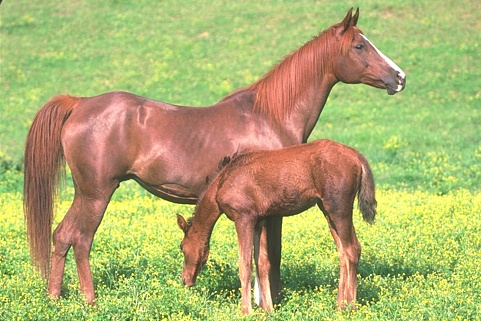
#> input picture Image Processing/TP/horse.jpg, 481 x 321 px
$ python test2.py
#> lines starting #> are read from the running program, lines starting #| are printed output that depends on the picture; after the words box and inside, x2 and y2 are one past the last pixel; in counts of white or black regions, pixels touching at a corner belong together
import cv2
import numpy as np

img_file = 'horse.jpg'
img = cv2.imread(img_file, cv2.IMREAD_COLOR)
#> img is the input picture: shape (321, 481, 3); mean B, G, R 111, 175.1, 174.6
img = cv2.blur(img, (5, 5))
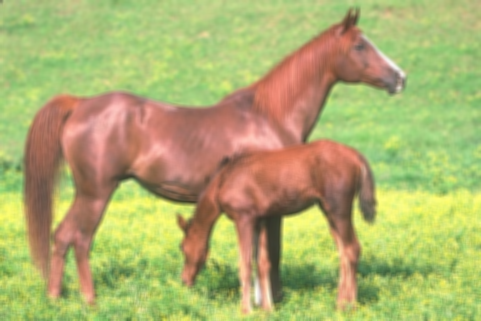
#> img: shape (321, 481, 3); mean B, G, R 111, 175.1, 174.6

hsv = cv2.cvtColor(img, cv2.COLOR_BGR2HSV)
#> hsv: shape (321, 481, 3); mean H, S, V 29.8, 108, 193.6
h, s, v = cv2.split(hsv)
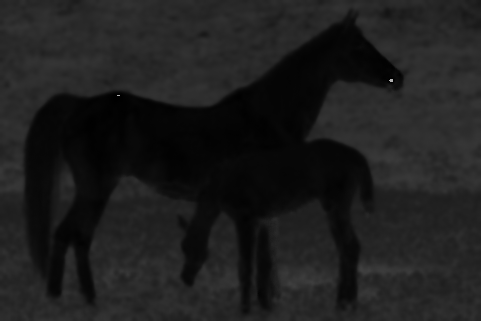
#> h: shape (321, 481); min 0, max 179, mean 29.8
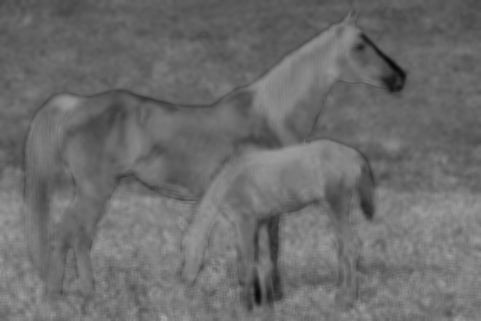
#> s: shape (321, 481); min 8, max 166, mean 108
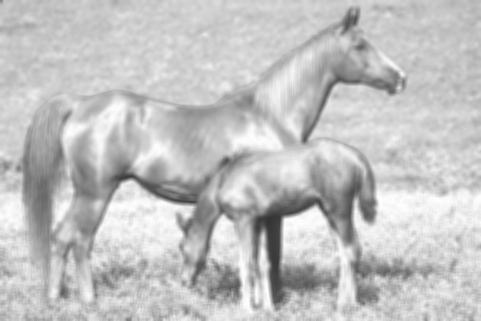
#> v: shape (321, 481); min 51, max 254, mean 193.6

thresh0 = cv2.adaptiveThreshold(s, 255, cv2.ADAPTIVE_THRESH_GAUSSIAN_C, cv2.THRESH_BINARY_INV, 11, 2)
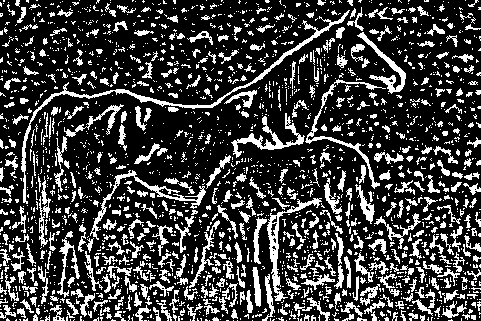
#> thresh0: shape (321, 481); 24.2% white in thin lines or dots
thresh1 = cv2.adaptiveThreshold(v, 255, cv2.ADAPTIVE_THRESH_GAUSSIAN_C, cv2.THRESH_BINARY_INV, 11, 2)
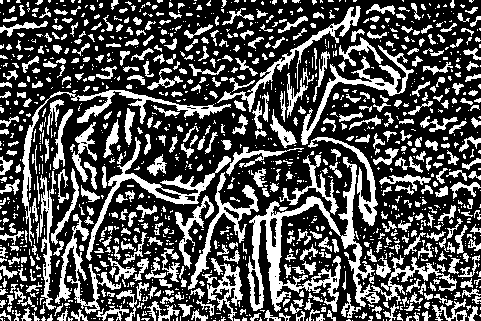
#> thresh1: shape (321, 481); 32.5% white; 1374 white regions (890 under 20 px), largest, box (x1, y1, x2, y2) and area: (247, 157, 380, 312) 4375, (22, 90, 231, 246) 1914, (86, 137, 231, 261) 1738
thresh2 = cv2.adaptiveThreshold(v, 255, cv2.ADAPTIVE_THRESH_GAUSSIAN_C, cv2.THRESH_BINARY_INV, 11, 2)
thresh = cv2.bitwise_or(thresh0, thresh1)
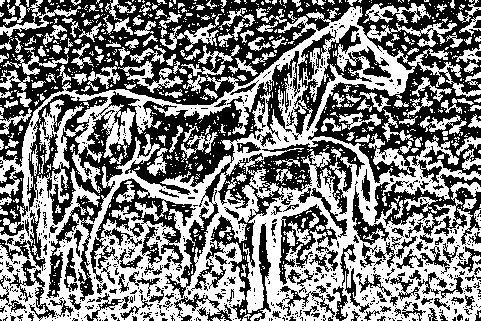
#> thresh: shape (321, 481); 49.5% white; 959 white regions (780 under 20 px), largest, box (x1, y1, x2, y2) and area: (0, 6, 481, 321) 56976, (118, 61, 183, 93) 604, (363, 3, 431, 23) 588

cv2.imshow('Image-thresh0', thresh0)
cv2.waitKey(0)
cv2.imshow('Image-thresh1', thresh1)
cv2.waitKey(0)
cv2.imshow('Image-thresh2', thresh2)
cv2.waitKey(0)

$ run again, with Image Processing/TP/113016.jpg copied over Image Processing/TP/horse.jpg
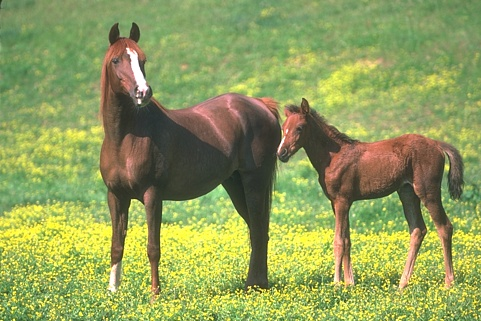
#> input picture Image Processing/TP/113016.jpg, 481 x 321 px
#> img is the input picture: shape (321, 481, 3); mean B, G, R 90.8, 157.9, 144.6
#> hsv: shape (321, 481, 3); mean H, S, V 36.6, 106.1, 162.8
#> `thresh0 = cv2.adaptiveThreshold(s, 255, cv2.ADAPTIVE_THRESH_GAUSSIAN_C..`:
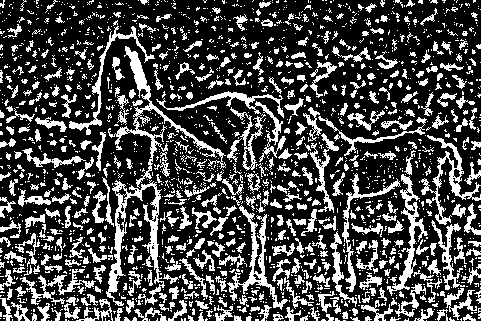
#> thresh0: shape (321, 481); 28.1% white; 1989 white regions (1537 under 20 px), largest, box (x1, y1, x2, y2) and area: (106, 180, 165, 306) 1849, (108, 46, 226, 188) 1672, (227, 205, 288, 310) 1128
#> thresh1: shape (321, 481); 33% white; 1133 white regions (733 under 20 px), largest, box (x1, y1, x2, y2) and area: (93, 43, 394, 303) 9922, (331, 148, 428, 283) 2651, (424, 145, 465, 321) 1339
#> `thresh = cv2.bitwise_or(thresh0, thresh1)`:
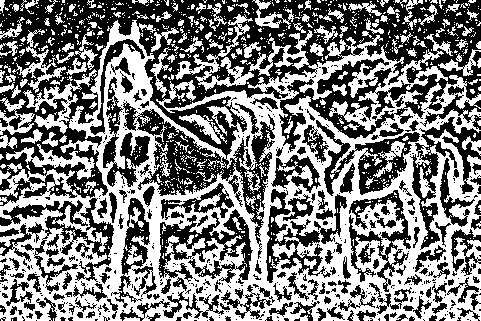
#> thresh: shape (321, 481); 49.4% white; 976 white regions (837 under 20 px), largest, box (x1, y1, x2, y2) and area: (0, 20, 481, 321) 60175, (175, 14, 254, 91) 1326, (23, 69, 97, 134) 1133

$ run again, with Image Processing/TP/moi.jpg copied over Image Processing/TP/horse.jpg
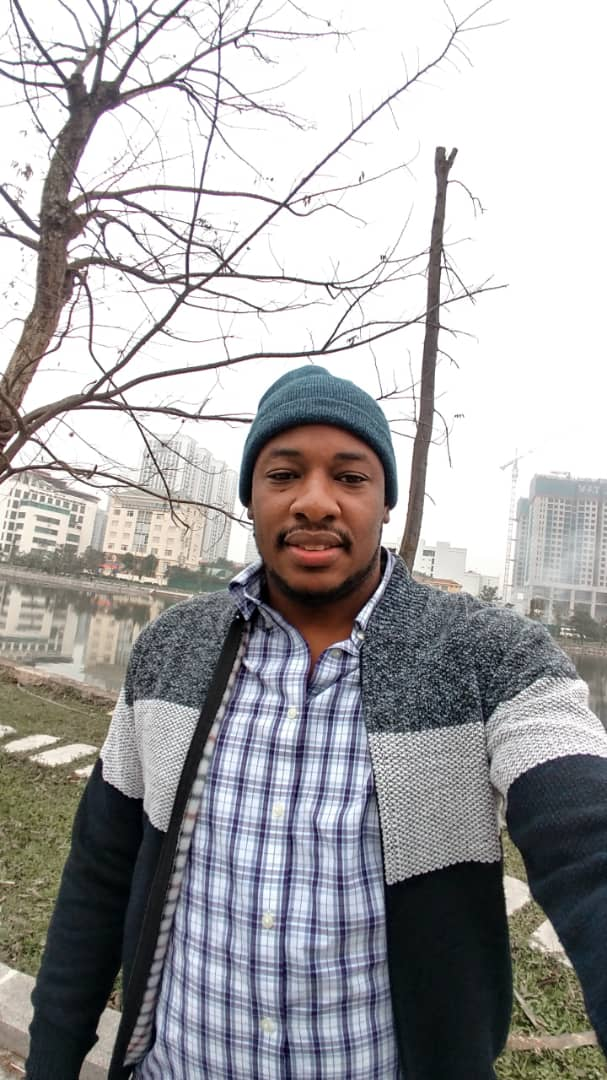
#> input picture Image Processing/TP/moi.jpg, 607 x 1080 px
#> img is the input picture: shape (1080, 607, 3); mean B, G, R 166.7, 165.4, 166.7
#> hsv: shape (1080, 607, 3); mean H, S, V 62.3, 32.1, 172.8
#> `thresh0 = cv2.adaptiveThreshold(s, 255, cv2.ADAPTIVE_THRESH_GAUSSIAN_C..`:
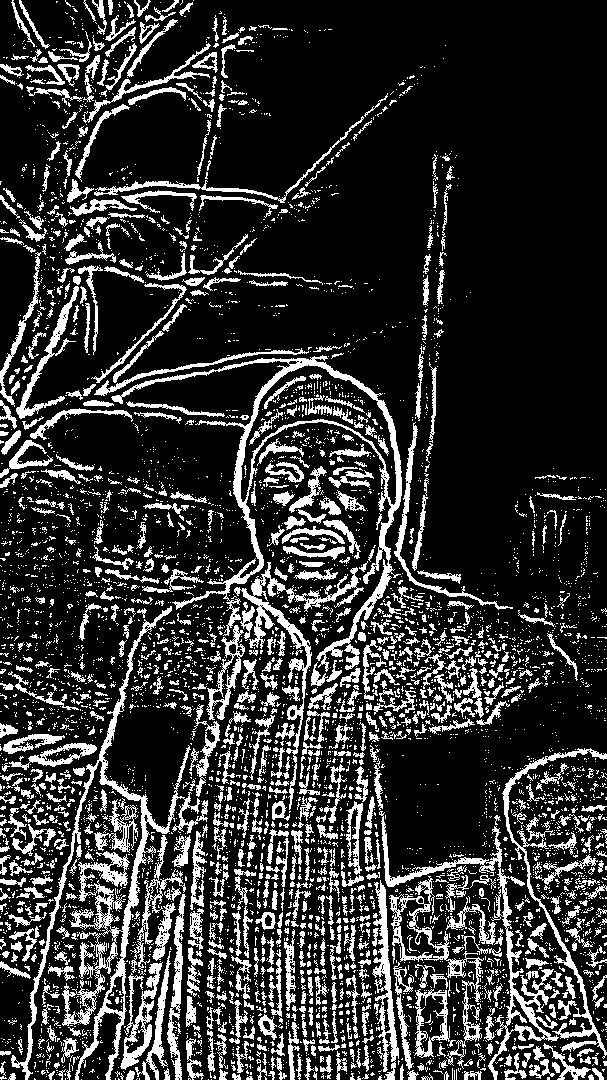
#> thresh0: shape (1080, 607); 19.8% white; 5455 white regions (4512 under 20 px), largest, box (x1, y1, x2, y2) and area: (11, 606, 208, 1080) 8822, (111, 355, 402, 672) 6735, (379, 811, 559, 1080) 3619
#> thresh1: shape (1080, 607); 26.5% white; 2831 white regions (2069 under 20 px), largest, box (x1, y1, x2, y2) and area: (0, 0, 607, 1080) 92369, (0, 509, 253, 594) 4211, (120, 614, 200, 728) 1623
#> `thresh = cv2.bitwise_or(thresh0, thresh1)`:
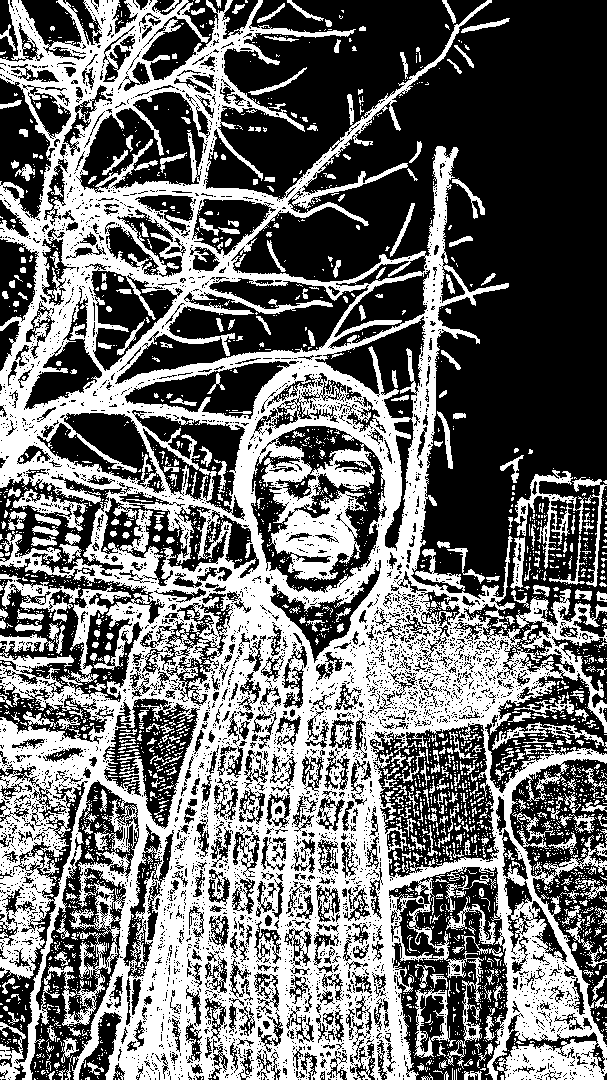
#> thresh: shape (1080, 607); 43.4% white; 3232 white regions (2854 under 20 px), largest, box (x1, y1, x2, y2) and area: (0, 0, 607, 1080) 245777, (514, 470, 587, 569) 1564, (0, 574, 81, 622) 1272
